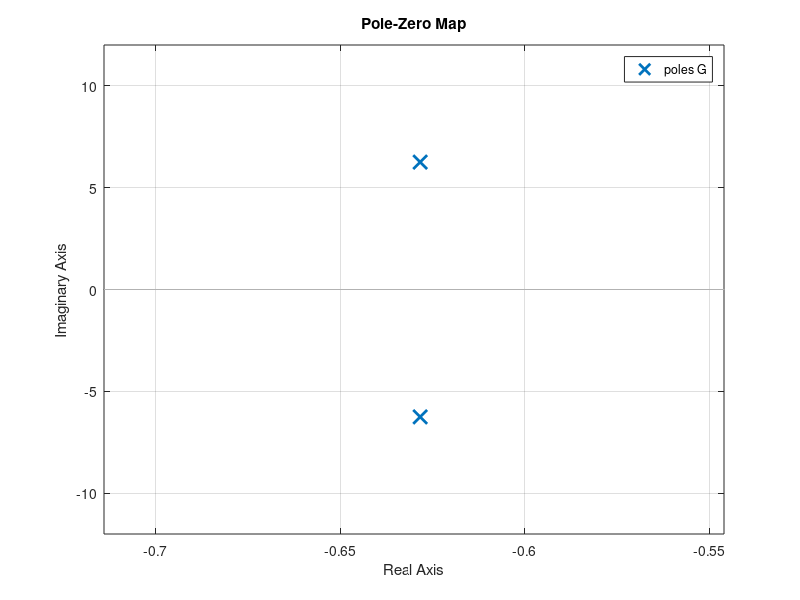

Source code (MATLAB):
clc
clear

% Plot poles and zeros for a mass-spring-damper system fixed to a wall with
    % external force input

% The transfer function for the system is:
% X(s)/F(s) = (1/m)/(s^2 + 2*zeta*w_n*s + w_n^2)

% Define the system parameters that will be used for evaluation
m = 1; % mass (kg)
zeta = 0.1; % damping ratio
w_n = 2*pi; % natural frequency (rad/sec)

% Define the numerator and denominator of the transfer function
num = [1/m];
den = [1 2*zeta*w_n w_n^2];

% Now define the transfer function by passing `num` and `den` to the tf()
% function
G = tf(num,den);
pzmap(G)
grid on